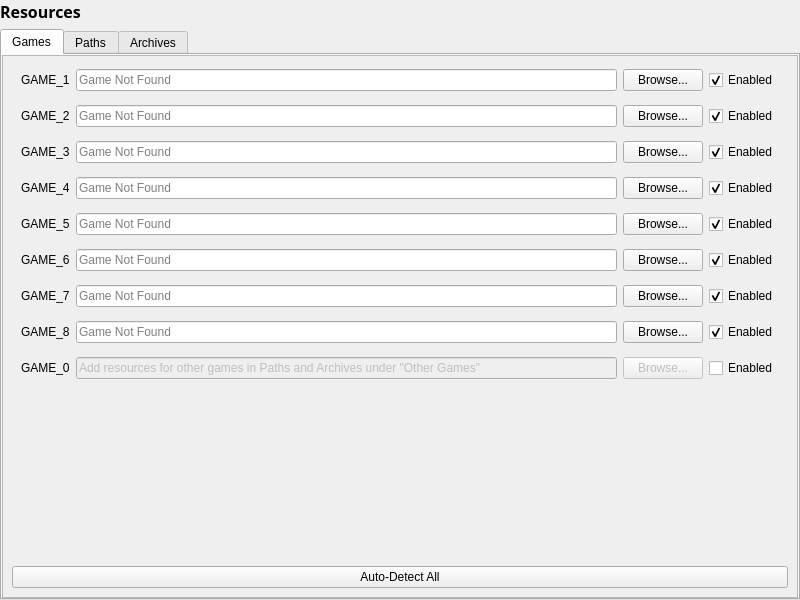
<?xml version="1.0" encoding="UTF-8"?>
<ui version="4.0">
 <class>SettingsResources</class>
 <widget class="QWidget" name="SettingsResources">
  <property name="geometry">
   <rect>
    <x>0</x>
    <y>0</y>
    <width>800</width>
    <height>600</height>
   </rect>
  </property>
  <property name="sizePolicy">
   <sizepolicy hsizetype="MinimumExpanding" vsizetype="MinimumExpanding">
    <horstretch>0</horstretch>
    <verstretch>0</verstretch>
   </sizepolicy>
  </property>
  <property name="windowTitle">
   <string>Form</string>
  </property>
  <layout class="QVBoxLayout" name="verticalLayout_4">
   <property name="leftMargin">
    <number>0</number>
   </property>
   <property name="topMargin">
    <number>0</number>
   </property>
   <property name="rightMargin">
    <number>0</number>
   </property>
   <property name="bottomMargin">
    <number>0</number>
   </property>
   <item>
    <widget class="QLabel" name="name">
     <property name="font">
      <font>
       <family>Segoe UI Semibold</family>
       <pointsize>12</pointsize>
       <weight>75</weight>
       <bold>true</bold>
      </font>
     </property>
     <property name="text">
      <string>Resources</string>
     </property>
    </widget>
   </item>
   <item>
    <widget class="QTabWidget" name="resources">
     <property name="sizePolicy">
      <sizepolicy hsizetype="Expanding" vsizetype="Expanding">
       <horstretch>0</horstretch>
       <verstretch>0</verstretch>
      </sizepolicy>
     </property>
     <property name="currentIndex">
      <number>0</number>
     </property>
     <widget class="QWidget" name="resourcesGames">
      <attribute name="title">
       <string>Games</string>
      </attribute>
      <layout class="QVBoxLayout" name="verticalLayout">
       <property name="spacing">
        <number>0</number>
       </property>
       <property name="leftMargin">
        <number>0</number>
       </property>
       <property name="topMargin">
        <number>0</number>
       </property>
       <property name="rightMargin">
        <number>0</number>
       </property>
       <property name="bottomMargin">
        <number>0</number>
       </property>
       <item>
        <widget class="QScrollArea" name="scrollArea">
         <property name="widgetResizable">
          <bool>true</bool>
         </property>
         <widget class="QWidget" name="scrollAreaWidgetContents">
          <property name="geometry">
           <rect>
            <x>0</x>
            <y>0</y>
            <width>792</width>
            <height>545</height>
           </rect>
          </property>
          <layout class="QVBoxLayout" name="verticalLayout_7">
           <item>
            <widget class="QFrame" name="frameGame1">
             <property name="sizePolicy">
              <sizepolicy hsizetype="Preferred" vsizetype="Maximum">
               <horstretch>0</horstretch>
               <verstretch>0</verstretch>
              </sizepolicy>
             </property>
             <property name="frameShape">
              <enum>QFrame::NoFrame</enum>
             </property>
             <property name="frameShadow">
              <enum>QFrame::Plain</enum>
             </property>
             <layout class="QHBoxLayout" name="horizontalLayout_3">
              <property name="topMargin">
               <number>4</number>
              </property>
              <property name="bottomMargin">
               <number>4</number>
              </property>
              <item>
               <widget class="QLabel" name="lblGame1">
                <property name="sizePolicy">
                 <sizepolicy hsizetype="Maximum" vsizetype="Preferred">
                  <horstretch>0</horstretch>
                  <verstretch>0</verstretch>
                 </sizepolicy>
                </property>
                <property name="text">
                 <string>GAME_1</string>
                </property>
                <property name="buddy">
                 <cstring>edtGame1</cstring>
                </property>
               </widget>
              </item>
              <item>
               <widget class="QLineEdit" name="edtGame1">
                <property name="sizePolicy">
                 <sizepolicy hsizetype="Expanding" vsizetype="Fixed">
                  <horstretch>0</horstretch>
                  <verstretch>0</verstretch>
                 </sizepolicy>
                </property>
                <property name="readOnly">
                 <bool>true</bool>
                </property>
                <property name="placeholderText">
                 <string>Game Not Found</string>
                </property>
               </widget>
              </item>
              <item>
               <widget class="QPushButton" name="btnBrowse1">
                <property name="sizePolicy">
                 <sizepolicy hsizetype="Maximum" vsizetype="Fixed">
                  <horstretch>0</horstretch>
                  <verstretch>0</verstretch>
                 </sizepolicy>
                </property>
                <property name="text">
                 <string>Browse...</string>
                </property>
               </widget>
              </item>
              <item>
               <widget class="QCheckBox" name="chkGame1">
                <property name="text">
                 <string>Enabled</string>
                </property>
                <property name="checked">
                 <bool>true</bool>
                </property>
               </widget>
              </item>
             </layout>
            </widget>
           </item>
           <item>
            <widget class="QFrame" name="frameGame2">
             <property name="sizePolicy">
              <sizepolicy hsizetype="Preferred" vsizetype="Maximum">
               <horstretch>0</horstretch>
               <verstretch>0</verstretch>
              </sizepolicy>
             </property>
             <property name="frameShape">
              <enum>QFrame::NoFrame</enum>
             </property>
             <property name="frameShadow">
              <enum>QFrame::Plain</enum>
             </property>
             <layout class="QHBoxLayout" name="horizontalLayout_4">
              <property name="topMargin">
               <number>4</number>
              </property>
              <property name="bottomMargin">
               <number>4</number>
              </property>
              <item>
               <widget class="QLabel" name="lblGame2">
                <property name="sizePolicy">
                 <sizepolicy hsizetype="Maximum" vsizetype="Preferred">
                  <horstretch>0</horstretch>
                  <verstretch>0</verstretch>
                 </sizepolicy>
                </property>
                <property name="text">
                 <string>GAME_2</string>
                </property>
                <property name="buddy">
                 <cstring>edtGame2</cstring>
                </property>
               </widget>
              </item>
              <item>
               <widget class="QLineEdit" name="edtGame2">
                <property name="sizePolicy">
                 <sizepolicy hsizetype="Expanding" vsizetype="Fixed">
                  <horstretch>0</horstretch>
                  <verstretch>0</verstretch>
                 </sizepolicy>
                </property>
                <property name="readOnly">
                 <bool>true</bool>
                </property>
                <property name="placeholderText">
                 <string>Game Not Found</string>
                </property>
               </widget>
              </item>
              <item>
               <widget class="QPushButton" name="btnBrowse2">
                <property name="sizePolicy">
                 <sizepolicy hsizetype="Maximum" vsizetype="Fixed">
                  <horstretch>0</horstretch>
                  <verstretch>0</verstretch>
                 </sizepolicy>
                </property>
                <property name="text">
                 <string>Browse...</string>
                </property>
               </widget>
              </item>
              <item>
               <widget class="QCheckBox" name="chkGame2">
                <property name="text">
                 <string>Enabled</string>
                </property>
                <property name="checked">
                 <bool>true</bool>
                </property>
               </widget>
              </item>
             </layout>
            </widget>
           </item>
           <item>
            <widget class="QFrame" name="frameGame3">
             <property name="sizePolicy">
              <sizepolicy hsizetype="Preferred" vsizetype="Maximum">
               <horstretch>0</horstretch>
               <verstretch>0</verstretch>
              </sizepolicy>
             </property>
             <property name="frameShape">
              <enum>QFrame::NoFrame</enum>
             </property>
             <property name="frameShadow">
              <enum>QFrame::Plain</enum>
             </property>
             <layout class="QHBoxLayout" name="horizontalLayout_5">
              <property name="topMargin">
               <number>4</number>
              </property>
              <property name="bottomMargin">
               <number>4</number>
              </property>
              <item>
               <widget class="QLabel" name="lblGame3">
                <property name="sizePolicy">
                 <sizepolicy hsizetype="Maximum" vsizetype="Preferred">
                  <horstretch>0</horstretch>
                  <verstretch>0</verstretch>
                 </sizepolicy>
                </property>
                <property name="text">
                 <string>GAME_3</string>
                </property>
                <property name="buddy">
                 <cstring>edtGame3</cstring>
                </property>
               </widget>
              </item>
              <item>
               <widget class="QLineEdit" name="edtGame3">
                <property name="sizePolicy">
                 <sizepolicy hsizetype="Expanding" vsizetype="Fixed">
                  <horstretch>0</horstretch>
                  <verstretch>0</verstretch>
                 </sizepolicy>
                </property>
                <property name="readOnly">
                 <bool>true</bool>
                </property>
                <property name="placeholderText">
                 <string>Game Not Found</string>
                </property>
               </widget>
              </item>
              <item>
               <widget class="QPushButton" name="btnBrowse3">
                <property name="sizePolicy">
                 <sizepolicy hsizetype="Maximum" vsizetype="Fixed">
                  <horstretch>0</horstretch>
                  <verstretch>0</verstretch>
                 </sizepolicy>
                </property>
                <property name="text">
                 <string>Browse...</string>
                </property>
               </widget>
              </item>
              <item>
               <widget class="QCheckBox" name="chkGame3">
                <property name="text">
                 <string>Enabled</string>
                </property>
                <property name="checked">
                 <bool>true</bool>
                </property>
               </widget>
              </item>
             </layout>
            </widget>
           </item>
           <item>
            <widget class="QFrame" name="frameGame4">
             <property name="sizePolicy">
              <sizepolicy hsizetype="Preferred" vsizetype="Maximum">
               <horstretch>0</horstretch>
               <verstretch>0</verstretch>
              </sizepolicy>
             </property>
             <property name="frameShape">
              <enum>QFrame::NoFrame</enum>
             </property>
             <property name="frameShadow">
              <enum>QFrame::Plain</enum>
             </property>
             <layout class="QHBoxLayout" name="horizontalLayout_6">
              <property name="topMargin">
               <number>4</number>
              </property>
              <property name="bottomMargin">
               <number>4</number>
              </property>
              <item>
               <widget class="QLabel" name="lblGame4">
                <property name="sizePolicy">
                 <sizepolicy hsizetype="Maximum" vsizetype="Preferred">
                  <horstretch>0</horstretch>
                  <verstretch>0</verstretch>
                 </sizepolicy>
                </property>
                <property name="text">
                 <string>GAME_4</string>
                </property>
                <property name="buddy">
                 <cstring>edtGame4</cstring>
                </property>
               </widget>
              </item>
              <item>
               <widget class="QLineEdit" name="edtGame4">
                <property name="sizePolicy">
                 <sizepolicy hsizetype="Expanding" vsizetype="Fixed">
                  <horstretch>0</horstretch>
                  <verstretch>0</verstretch>
                 </sizepolicy>
                </property>
                <property name="readOnly">
                 <bool>true</bool>
                </property>
                <property name="placeholderText">
                 <string>Game Not Found</string>
                </property>
               </widget>
              </item>
              <item>
               <widget class="QPushButton" name="btnBrowse4">
                <property name="sizePolicy">
                 <sizepolicy hsizetype="Maximum" vsizetype="Fixed">
                  <horstretch>0</horstretch>
                  <verstretch>0</verstretch>
                 </sizepolicy>
                </property>
                <property name="text">
                 <string>Browse...</string>
                </property>
               </widget>
              </item>
              <item>
               <widget class="QCheckBox" name="chkGame4">
                <property name="text">
                 <string>Enabled</string>
                </property>
                <property name="checked">
                 <bool>true</bool>
                </property>
               </widget>
              </item>
             </layout>
            </widget>
           </item>
           <item>
            <widget class="QFrame" name="frameGame5">
             <property name="sizePolicy">
              <sizepolicy hsizetype="Preferred" vsizetype="Maximum">
               <horstretch>0</horstretch>
               <verstretch>0</verstretch>
              </sizepolicy>
             </property>
             <property name="frameShape">
              <enum>QFrame::NoFrame</enum>
             </property>
             <property name="frameShadow">
              <enum>QFrame::Plain</enum>
             </property>
             <layout class="QHBoxLayout" name="horizontalLayout_7">
              <property name="topMargin">
               <number>4</number>
              </property>
              <property name="bottomMargin">
               <number>4</number>
              </property>
              <item>
               <widget class="QLabel" name="lblGame5">
                <property name="sizePolicy">
                 <sizepolicy hsizetype="Maximum" vsizetype="Preferred">
                  <horstretch>0</horstretch>
                  <verstretch>0</verstretch>
                 </sizepolicy>
                </property>
                <property name="text">
                 <string>GAME_5</string>
                </property>
                <property name="buddy">
                 <cstring>edtGame5</cstring>
                </property>
               </widget>
              </item>
              <item>
               <widget class="QLineEdit" name="edtGame5">
                <property name="sizePolicy">
                 <sizepolicy hsizetype="Expanding" vsizetype="Fixed">
                  <horstretch>0</horstretch>
                  <verstretch>0</verstretch>
                 </sizepolicy>
                </property>
                <property name="readOnly">
                 <bool>true</bool>
                </property>
                <property name="placeholderText">
                 <string>Game Not Found</string>
                </property>
               </widget>
              </item>
              <item>
               <widget class="QPushButton" name="btnBrowse5">
                <property name="sizePolicy">
                 <sizepolicy hsizetype="Maximum" vsizetype="Fixed">
                  <horstretch>0</horstretch>
                  <verstretch>0</verstretch>
                 </sizepolicy>
                </property>
                <property name="text">
                 <string>Browse...</string>
                </property>
               </widget>
              </item>
              <item>
               <widget class="QCheckBox" name="chkGame5">
                <property name="text">
                 <string>Enabled</string>
                </property>
                <property name="checked">
                 <bool>true</bool>
                </property>
               </widget>
              </item>
             </layout>
            </widget>
           </item>
           <item>
            <widget class="QFrame" name="frameGame6">
             <property name="sizePolicy">
              <sizepolicy hsizetype="Preferred" vsizetype="Maximum">
               <horstretch>0</horstretch>
               <verstretch>0</verstretch>
              </sizepolicy>
             </property>
             <property name="frameShape">
              <enum>QFrame::NoFrame</enum>
             </property>
             <property name="frameShadow">
              <enum>QFrame::Plain</enum>
             </property>
             <layout class="QHBoxLayout" name="horizontalLayout_8">
              <property name="topMargin">
               <number>4</number>
              </property>
              <property name="bottomMargin">
               <number>4</number>
              </property>
              <item>
               <widget class="QLabel" name="lblGame6">
                <property name="sizePolicy">
                 <sizepolicy hsizetype="Maximum" vsizetype="Preferred">
                  <horstretch>0</horstretch>
                  <verstretch>0</verstretch>
                 </sizepolicy>
                </property>
                <property name="text">
                 <string>GAME_6</string>
                </property>
                <property name="buddy">
                 <cstring>edtGame6</cstring>
                </property>
               </widget>
              </item>
              <item>
               <widget class="QLineEdit" name="edtGame6">
                <property name="sizePolicy">
                 <sizepolicy hsizetype="Expanding" vsizetype="Fixed">
                  <horstretch>0</horstretch>
                  <verstretch>0</verstretch>
                 </sizepolicy>
                </property>
                <property name="readOnly">
                 <bool>true</bool>
                </property>
                <property name="placeholderText">
                 <string>Game Not Found</string>
                </property>
               </widget>
              </item>
              <item>
               <widget class="QPushButton" name="btnBrowse6">
                <property name="sizePolicy">
                 <sizepolicy hsizetype="Maximum" vsizetype="Fixed">
                  <horstretch>0</horstretch>
                  <verstretch>0</verstretch>
                 </sizepolicy>
                </property>
                <property name="text">
                 <string>Browse...</string>
                </property>
               </widget>
              </item>
              <item>
               <widget class="QCheckBox" name="chkGame6">
                <property name="text">
                 <string>Enabled</string>
                </property>
                <property name="checked">
                 <bool>true</bool>
                </property>
               </widget>
              </item>
             </layout>
            </widget>
           </item>
           <item>
            <widget class="QFrame" name="frameGame7">
             <property name="sizePolicy">
              <sizepolicy hsizetype="Preferred" vsizetype="Maximum">
               <horstretch>0</horstretch>
               <verstretch>0</verstretch>
              </sizepolicy>
             </property>
             <property name="frameShape">
              <enum>QFrame::NoFrame</enum>
             </property>
             <property name="frameShadow">
              <enum>QFrame::Plain</enum>
             </property>
             <layout class="QHBoxLayout" name="horizontalLayout_9">
              <property name="topMargin">
               <number>4</number>
              </property>
              <property name="bottomMargin">
               <number>4</number>
              </property>
              <item>
               <widget class="QLabel" name="lblGame7">
                <property name="sizePolicy">
                 <sizepolicy hsizetype="Maximum" vsizetype="Preferred">
                  <horstretch>0</horstretch>
                  <verstretch>0</verstretch>
                 </sizepolicy>
                </property>
                <property name="text">
                 <string>GAME_7</string>
                </property>
                <property name="buddy">
                 <cstring>edtGame7</cstring>
                </property>
               </widget>
              </item>
              <item>
               <widget class="QLineEdit" name="edtGame7">
                <property name="sizePolicy">
                 <sizepolicy hsizetype="Expanding" vsizetype="Fixed">
                  <horstretch>0</horstretch>
                  <verstretch>0</verstretch>
                 </sizepolicy>
                </property>
                <property name="readOnly">
                 <bool>true</bool>
                </property>
                <property name="placeholderText">
                 <string>Game Not Found</string>
                </property>
               </widget>
              </item>
              <item>
               <widget class="QPushButton" name="btnBrowse7">
                <property name="sizePolicy">
                 <sizepolicy hsizetype="Maximum" vsizetype="Fixed">
                  <horstretch>0</horstretch>
                  <verstretch>0</verstretch>
                 </sizepolicy>
                </property>
                <property name="text">
                 <string>Browse...</string>
                </property>
               </widget>
              </item>
              <item>
               <widget class="QCheckBox" name="chkGame7">
                <property name="text">
                 <string>Enabled</string>
                </property>
                <property name="checked">
                 <bool>true</bool>
                </property>
               </widget>
              </item>
             </layout>
            </widget>
           </item>
           <item>
            <widget class="QFrame" name="frameGame8">
             <property name="sizePolicy">
              <sizepolicy hsizetype="Preferred" vsizetype="Maximum">
               <horstretch>0</horstretch>
               <verstretch>0</verstretch>
              </sizepolicy>
             </property>
             <property name="frameShape">
              <enum>QFrame::NoFrame</enum>
             </property>
             <property name="frameShadow">
              <enum>QFrame::Plain</enum>
             </property>
             <layout class="QHBoxLayout" name="horizontalLayout_10">
              <property name="topMargin">
               <number>4</number>
              </property>
              <property name="bottomMargin">
               <number>4</number>
              </property>
              <item>
               <widget class="QLabel" name="lblGame8">
                <property name="sizePolicy">
                 <sizepolicy hsizetype="Maximum" vsizetype="Preferred">
                  <horstretch>0</horstretch>
                  <verstretch>0</verstretch>
                 </sizepolicy>
                </property>
                <property name="text">
                 <string>GAME_8</string>
                </property>
                <property name="buddy">
                 <cstring>edtGame8</cstring>
                </property>
               </widget>
              </item>
              <item>
               <widget class="QLineEdit" name="edtGame8">
                <property name="sizePolicy">
                 <sizepolicy hsizetype="Expanding" vsizetype="Fixed">
                  <horstretch>0</horstretch>
                  <verstretch>0</verstretch>
                 </sizepolicy>
                </property>
                <property name="readOnly">
                 <bool>true</bool>
                </property>
                <property name="placeholderText">
                 <string>Game Not Found</string>
                </property>
               </widget>
              </item>
              <item>
               <widget class="QPushButton" name="btnBrowse8">
                <property name="sizePolicy">
                 <sizepolicy hsizetype="Maximum" vsizetype="Fixed">
                  <horstretch>0</horstretch>
                  <verstretch>0</verstretch>
                 </sizepolicy>
                </property>
                <property name="text">
                 <string>Browse...</string>
                </property>
               </widget>
              </item>
              <item>
               <widget class="QCheckBox" name="chkGame8">
                <property name="text">
                 <string>Enabled</string>
                </property>
                <property name="checked">
                 <bool>true</bool>
                </property>
               </widget>
              </item>
             </layout>
            </widget>
           </item>
           <item>
            <widget class="QFrame" name="frameGame0">
             <property name="sizePolicy">
              <sizepolicy hsizetype="Preferred" vsizetype="Maximum">
               <horstretch>0</horstretch>
               <verstretch>0</verstretch>
              </sizepolicy>
             </property>
             <property name="frameShape">
              <enum>QFrame::NoFrame</enum>
             </property>
             <property name="frameShadow">
              <enum>QFrame::Plain</enum>
             </property>
             <layout class="QHBoxLayout" name="horizontalLayout_11">
              <property name="topMargin">
               <number>4</number>
              </property>
              <property name="bottomMargin">
               <number>4</number>
              </property>
              <item>
               <widget class="QLabel" name="lblGame0">
                <property name="sizePolicy">
                 <sizepolicy hsizetype="Maximum" vsizetype="Preferred">
                  <horstretch>0</horstretch>
                  <verstretch>0</verstretch>
                 </sizepolicy>
                </property>
                <property name="text">
                 <string>GAME_0</string>
                </property>
                <property name="buddy">
                 <cstring>edtGame0</cstring>
                </property>
               </widget>
              </item>
              <item>
               <widget class="QLineEdit" name="edtGame0">
                <property name="enabled">
                 <bool>false</bool>
                </property>
                <property name="sizePolicy">
                 <sizepolicy hsizetype="Expanding" vsizetype="Fixed">
                  <horstretch>0</horstretch>
                  <verstretch>0</verstretch>
                 </sizepolicy>
                </property>
                <property name="text">
                 <string>Add resources for other games in Paths and Archives under &quot;Other Games&quot;</string>
                </property>
                <property name="placeholderText">
                 <string/>
                </property>
               </widget>
              </item>
              <item>
               <widget class="QPushButton" name="btnBrowse0">
                <property name="enabled">
                 <bool>false</bool>
                </property>
                <property name="sizePolicy">
                 <sizepolicy hsizetype="Maximum" vsizetype="Fixed">
                  <horstretch>0</horstretch>
                  <verstretch>0</verstretch>
                 </sizepolicy>
                </property>
                <property name="text">
                 <string>Browse...</string>
                </property>
               </widget>
              </item>
              <item>
               <widget class="QCheckBox" name="chkGame0">
                <property name="text">
                 <string>Enabled</string>
                </property>
               </widget>
              </item>
             </layout>
            </widget>
           </item>
           <item>
            <spacer name="verticalSpacer_3">
             <property name="orientation">
              <enum>Qt::Vertical</enum>
             </property>
             <property name="sizeHint" stdset="0">
              <size>
               <width>0</width>
               <height>0</height>
              </size>
             </property>
            </spacer>
           </item>
           <item>
            <widget class="QPushButton" name="btnAutoDetectGames">
             <property name="sizePolicy">
              <sizepolicy hsizetype="Preferred" vsizetype="Fixed">
               <horstretch>0</horstretch>
               <verstretch>0</verstretch>
              </sizepolicy>
             </property>
             <property name="text">
              <string>Auto-Detect All</string>
             </property>
            </widget>
           </item>
          </layout>
         </widget>
        </widget>
       </item>
      </layout>
     </widget>
     <widget class="QWidget" name="resourcesPaths">
      <attribute name="title">
       <string>Paths</string>
      </attribute>
      <layout class="QVBoxLayout" name="verticalLayout_2">
       <item>
        <widget class="QFrame" name="frame">
         <layout class="QHBoxLayout" name="horizontalLayout">
          <property name="leftMargin">
           <number>0</number>
          </property>
          <property name="rightMargin">
           <number>0</number>
          </property>
          <property name="bottomMargin">
           <number>0</number>
          </property>
          <item>
           <widget class="QListWidget" name="foldersGameList">
            <property name="maximumSize">
             <size>
              <width>160</width>
              <height>16777215</height>
             </size>
            </property>
            <item>
             <property name="text">
              <string>GAME_1</string>
             </property>
            </item>
            <item>
             <property name="text">
              <string>GAME_2</string>
             </property>
            </item>
            <item>
             <property name="text">
              <string>GAME_3</string>
             </property>
            </item>
            <item>
             <property name="text">
              <string>GAME_4</string>
             </property>
            </item>
            <item>
             <property name="text">
              <string>GAME_5</string>
             </property>
            </item>
            <item>
             <property name="text">
              <string>GAME_6</string>
             </property>
            </item>
            <item>
             <property name="text">
              <string>GAME_7</string>
             </property>
            </item>
            <item>
             <property name="text">
              <string>GAME_8</string>
             </property>
            </item>
            <item>
             <property name="text">
              <string>GAME_0</string>
             </property>
            </item>
           </widget>
          </item>
          <item>
           <widget class="QListView" name="foldersList"/>
          </item>
          <item alignment="Qt::AlignTop">
           <widget class="QFrame" name="frame_2">
            <property name="styleSheet">
             <string notr="true">QPushButton { padding: 5px 10px; }</string>
            </property>
            <layout class="QVBoxLayout" name="verticalLayout_3">
             <property name="leftMargin">
              <number>0</number>
             </property>
             <property name="topMargin">
              <number>0</number>
             </property>
             <property name="rightMargin">
              <number>0</number>
             </property>
             <property name="bottomMargin">
              <number>0</number>
             </property>
             <item>
              <widget class="QPushButton" name="btnFolderAdd">
               <property name="text">
                <string>Add Folder</string>
               </property>
              </widget>
             </item>
             <item>
              <widget class="QPushButton" name="btnFolderRemove">
               <property name="text">
                <string>Remove Folder</string>
               </property>
              </widget>
             </item>
             <item>
              <widget class="QPushButton" name="btnFolderUp">
               <property name="text">
                <string>Move Up</string>
               </property>
              </widget>
             </item>
             <item>
              <widget class="QPushButton" name="btnFolderDown">
               <property name="text">
                <string>Move Down</string>
               </property>
              </widget>
             </item>
             <item>
              <spacer name="verticalSpacer">
               <property name="orientation">
                <enum>Qt::Vertical</enum>
               </property>
               <property name="sizeHint" stdset="0">
                <size>
                 <width>20</width>
                 <height>20</height>
                </size>
               </property>
              </spacer>
             </item>
             <item>
              <widget class="QPushButton" name="btnFolderAutoDetect">
               <property name="text">
                <string>Auto Detect
Game Paths</string>
               </property>
              </widget>
             </item>
            </layout>
           </widget>
          </item>
         </layout>
        </widget>
       </item>
       <item>
        <widget class="QCheckBox" name="chkAlternateExt">
         <property name="text">
          <string>Load alternate file extensions</string>
         </property>
        </widget>
       </item>
      </layout>
     </widget>
     <widget class="QWidget" name="resourcesArchives">
      <attribute name="title">
       <string>Archives</string>
      </attribute>
      <layout class="QVBoxLayout" name="verticalLayout_6">
       <item>
        <widget class="QFrame" name="frame_3">
         <layout class="QHBoxLayout" name="horizontalLayout_2">
          <property name="leftMargin">
           <number>0</number>
          </property>
          <property name="rightMargin">
           <number>0</number>
          </property>
          <property name="bottomMargin">
           <number>0</number>
          </property>
          <item>
           <widget class="QListWidget" name="archivesGameList">
            <property name="maximumSize">
             <size>
              <width>160</width>
              <height>16777215</height>
             </size>
            </property>
            <item>
             <property name="text">
              <string>GAME_1</string>
             </property>
            </item>
            <item>
             <property name="text">
              <string>GAME_2</string>
             </property>
            </item>
            <item>
             <property name="text">
              <string>GAME_3</string>
             </property>
            </item>
            <item>
             <property name="text">
              <string>GAME_4</string>
             </property>
            </item>
            <item>
             <property name="text">
              <string>GAME_5</string>
             </property>
            </item>
            <item>
             <property name="text">
              <string>GAME_6</string>
             </property>
            </item>
            <item>
             <property name="text">
              <string>GAME_7</string>
             </property>
            </item>
            <item>
             <property name="text">
              <string>GAME_8</string>
             </property>
            </item>
            <item>
             <property name="text">
              <string>GAME_0</string>
             </property>
            </item>
           </widget>
          </item>
          <item>
           <widget class="QListView" name="archivesList">
            <property name="editTriggers">
             <set>QAbstractItemView::NoEditTriggers</set>
            </property>
           </widget>
          </item>
          <item alignment="Qt::AlignTop">
           <widget class="QFrame" name="frame_4">
            <property name="styleSheet">
             <string notr="true">QPushButton { padding: 5px 10px; }</string>
            </property>
            <layout class="QVBoxLayout" name="verticalLayout_5">
             <property name="leftMargin">
              <number>0</number>
             </property>
             <property name="topMargin">
              <number>0</number>
             </property>
             <property name="rightMargin">
              <number>0</number>
             </property>
             <property name="bottomMargin">
              <number>0</number>
             </property>
             <item>
              <widget class="QPushButton" name="btnArchiveAdd">
               <property name="text">
                <string>Add Archives</string>
               </property>
              </widget>
             </item>
             <item>
              <widget class="QPushButton" name="btnArchiveRemove">
               <property name="text">
                <string>Remove Archive</string>
               </property>
              </widget>
             </item>
             <item>
              <widget class="QPushButton" name="btnArchiveUp">
               <property name="text">
                <string>Move Up</string>
               </property>
              </widget>
             </item>
             <item>
              <widget class="QPushButton" name="btnArchiveDown">
               <property name="text">
                <string>Move Down</string>
               </property>
              </widget>
             </item>
             <item>
              <spacer name="verticalSpacer_2">
               <property name="orientation">
                <enum>Qt::Vertical</enum>
               </property>
               <property name="sizeHint" stdset="0">
                <size>
                 <width>20</width>
                 <height>20</height>
                </size>
               </property>
              </spacer>
             </item>
             <item>
              <widget class="QPushButton" name="btnArchiveAutoDetect">
               <property name="text">
                <string>Auto Detect
Archives</string>
               </property>
              </widget>
             </item>
            </layout>
           </widget>
          </item>
         </layout>
        </widget>
       </item>
      </layout>
     </widget>
    </widget>
   </item>
  </layout>
 </widget>
 <resources/>
 <connections/>
</ui>
